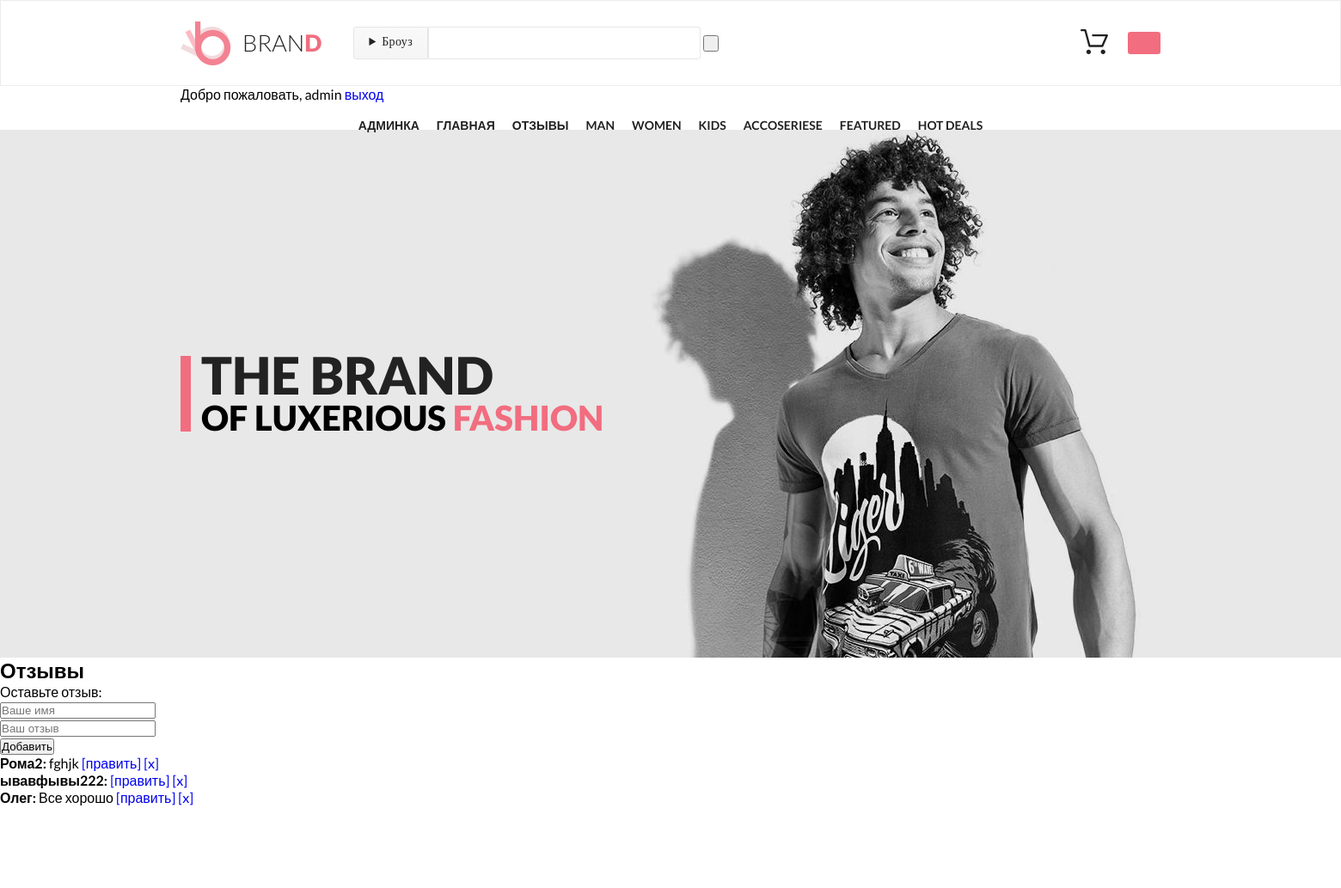
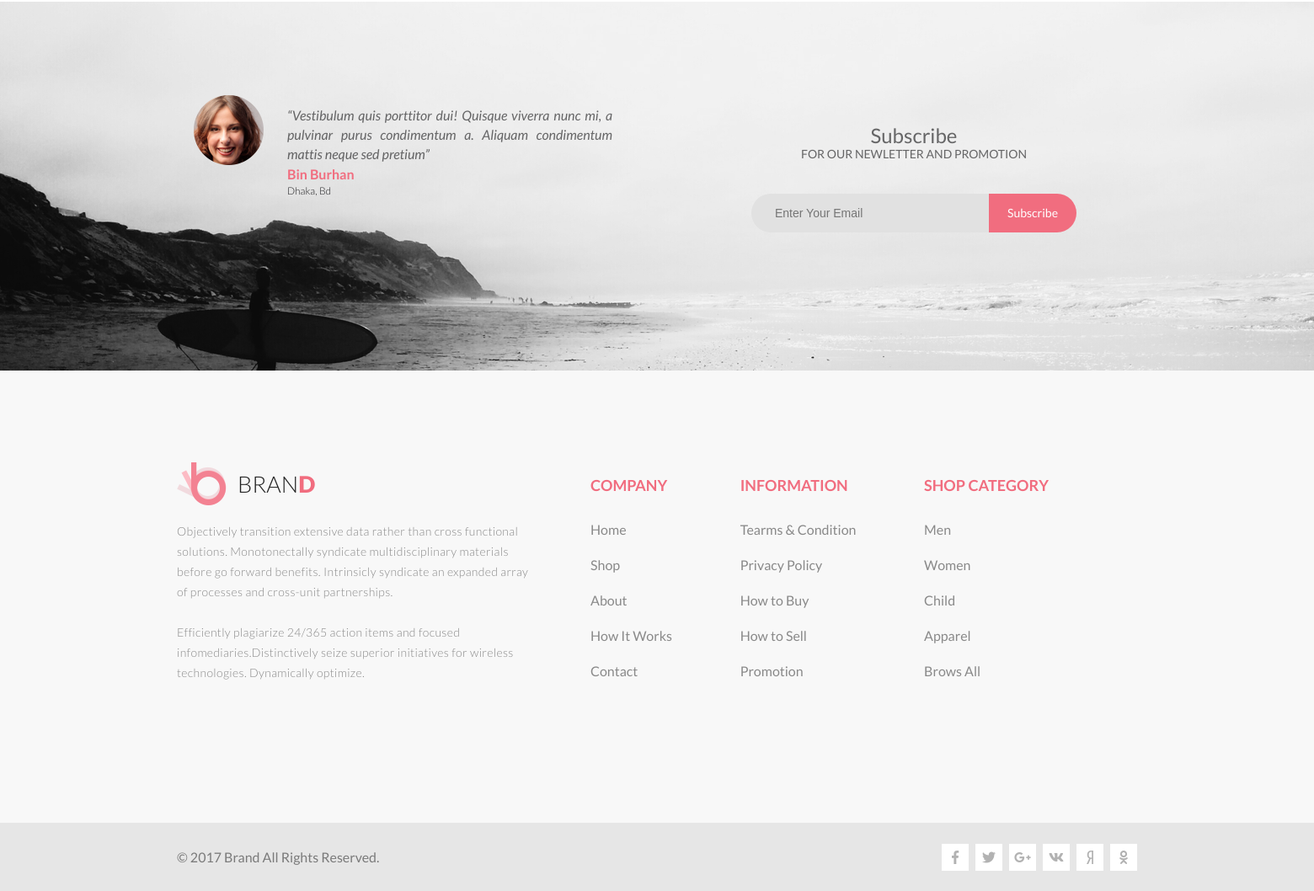
The app's page /feedback/ (signed in) with its own data (2 pictures, top to bottom).
### tables this page shows
CREATE TABLE `feedback` (
  `id` int(11) NOT NULL,
  `name` text NOT NULL,
  `feedback` text NOT NULL
);

### engine/db.php (called while the page is built, shortened)
<?php
function getDb() {
    static $db = null;
    if (is_null($db)) {
        $db = @mysqli_connect(HOST, USER, PASS, DB) or die("Could not connect: " . mysqli_connect_error());
    }
    return $db;
}
function getAssocResult($sql)
{
    $db = getDb();
    $result = @mysqli_query($db, $sql) or die(mysqli_error($db));
    $array_result = [];
    while ($row = mysqli_fetch_assoc($result))
        $array_result[] = $row;
    return $array_result;
}

### engine/feedback.php (called while the page is built, shortened)
<?php
function getAllFeedback() {
    $sql = "SELECT * FROM `feedback` ORDER BY id DESC";
    return getAssocResult($sql);
}

### engine/controller.php (called while the page is built, shortened)
<?php
function prepareVariables($page, $action, $id)
{
    $params = [];
    if (is_auth()) {
        $params['allow'] = true;
        $params['user'] = get_user();
    }
    $params['count'] = getBasketCount();
    switch ($page) {
        case 'feedback':
            $params['feedback'] = getAllFeedback();
            break;
    }
    return $params;
}

### views/feedback.php (the view, shortened to what this page needs)
<h2>Отзывы</h2>
<form action="/feedback/<?=$action?>/" method="post">
    Оставьте отзыв: <br>
    <input type="text" name="name" placeholder="Ваше имя" value="<?=$name?>"><br>
    <input type="text" name="message" placeholder="Ваш отзыв" value="<?=$feedtext?>"><br>
    <input type="submit" value="<?=$buttonText?>">
</form>
<?foreach ($feedback as $item): ?>
<p>
    <b><?=$item['name']?>:</b> <?=$item['feedback']?> <a href="/feedback/edit/<?=$item['id']?>">[править]</a>  <a href="/feedback/delete/<?=$item['id']?>">[x]</a><br>
</p>
<?endforeach;?>

### public/css/styles.css (style rules this page uses)
* { margin: 0; padding: 0; }
body { font-family: 'Lato', sans-serif; position: relative; }

### records on screen
feedback: name "Рома2", feedback "fghjk"
feedback: name "ывавфывы222"
feedback: name "Олег", feedback "Все хорошо"

### other values on screen
$user "admin"
